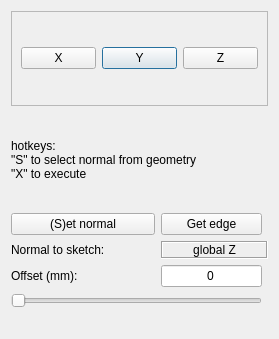
<?xml version="1.0" encoding="UTF-8"?>
<ui version="4.0">
 <class>Dialog</class>
 <widget class="QDialog" name="Dialog">
  <property name="geometry">
   <rect>
    <x>0</x>
    <y>0</y>
    <width>279</width>
    <height>339</height>
   </rect>
  </property>
  <property name="sizePolicy">
   <sizepolicy hsizetype="Minimum" vsizetype="Preferred">
    <horstretch>0</horstretch>
    <verstretch>0</verstretch>
   </sizepolicy>
  </property>
  <property name="minimumSize">
   <size>
    <width>24</width>
    <height>0</height>
   </size>
  </property>
  <property name="windowTitle">
   <string>Create pipe route</string>
  </property>
  <layout class="QGridLayout" name="gridLayout">
   <item row="2" column="3" colspan="3">
    <widget class="QFrame" name="frame">
     <property name="frameShape">
      <enum>QFrame::StyledPanel</enum>
     </property>
     <property name="frameShadow">
      <enum>QFrame::Raised</enum>
     </property>
     <layout class="QGridLayout" name="gridLayout_2">
      <item row="0" column="1">
       <widget class="QPushButton" name="btnY">
        <property name="sizePolicy">
         <sizepolicy hsizetype="Fixed" vsizetype="Fixed">
          <horstretch>0</horstretch>
          <verstretch>0</verstretch>
         </sizepolicy>
        </property>
        <property name="minimumSize">
         <size>
          <width>24</width>
          <height>0</height>
         </size>
        </property>
        <property name="text">
         <string>Y</string>
        </property>
       </widget>
      </item>
      <item row="0" column="0">
       <widget class="QPushButton" name="btnX">
        <property name="sizePolicy">
         <sizepolicy hsizetype="Fixed" vsizetype="Fixed">
          <horstretch>0</horstretch>
          <verstretch>0</verstretch>
         </sizepolicy>
        </property>
        <property name="minimumSize">
         <size>
          <width>24</width>
          <height>0</height>
         </size>
        </property>
        <property name="text">
         <string>X</string>
        </property>
       </widget>
      </item>
      <item row="0" column="2">
       <widget class="QPushButton" name="btnZ">
        <property name="sizePolicy">
         <sizepolicy hsizetype="Fixed" vsizetype="Fixed">
          <horstretch>0</horstretch>
          <verstretch>0</verstretch>
         </sizepolicy>
        </property>
        <property name="minimumSize">
         <size>
          <width>24</width>
          <height>0</height>
         </size>
        </property>
        <property name="text">
         <string>Z</string>
        </property>
       </widget>
      </item>
     </layout>
    </widget>
   </item>
   <item row="7" column="4" colspan="2">
    <widget class="QLabel" name="lab1">
     <property name="sizePolicy">
      <sizepolicy hsizetype="MinimumExpanding" vsizetype="Fixed">
       <horstretch>0</horstretch>
       <verstretch>0</verstretch>
      </sizepolicy>
     </property>
     <property name="minimumSize">
      <size>
       <width>24</width>
       <height>0</height>
      </size>
     </property>
     <property name="frameShape">
      <enum>QFrame::Box</enum>
     </property>
     <property name="frameShadow">
      <enum>QFrame::Sunken</enum>
     </property>
     <property name="text">
      <string>global Z</string>
     </property>
     <property name="alignment">
      <set>Qt::AlignCenter</set>
     </property>
    </widget>
   </item>
   <item row="7" column="3">
    <widget class="QLabel" name="label_3">
     <property name="sizePolicy">
      <sizepolicy hsizetype="MinimumExpanding" vsizetype="Preferred">
       <horstretch>0</horstretch>
       <verstretch>0</verstretch>
      </sizepolicy>
     </property>
     <property name="text">
      <string>Normal to sketch:</string>
     </property>
    </widget>
   </item>
   <item row="8" column="3">
    <widget class="QLabel" name="label_2">
     <property name="sizePolicy">
      <sizepolicy hsizetype="MinimumExpanding" vsizetype="Preferred">
       <horstretch>0</horstretch>
       <verstretch>0</verstretch>
      </sizepolicy>
     </property>
     <property name="text">
      <string>Offset (mm):</string>
     </property>
    </widget>
   </item>
   <item row="8" column="4">
    <widget class="QLineEdit" name="edit1">
     <property name="sizePolicy">
      <sizepolicy hsizetype="Minimum" vsizetype="Fixed">
       <horstretch>0</horstretch>
       <verstretch>0</verstretch>
      </sizepolicy>
     </property>
     <property name="minimumSize">
      <size>
       <width>24</width>
       <height>0</height>
      </size>
     </property>
     <property name="text">
      <string>0</string>
     </property>
     <property name="alignment">
      <set>Qt::AlignCenter</set>
     </property>
    </widget>
   </item>
   <item row="9" column="3" colspan="2">
    <widget class="QSlider" name="slider">
     <property name="maximum">
      <number>100</number>
     </property>
     <property name="orientation">
      <enum>Qt::Horizontal</enum>
     </property>
    </widget>
   </item>
   <item row="10" column="3" colspan="2">
    <widget class="QLabel" name="lab2">
     <property name="sizePolicy">
      <sizepolicy hsizetype="Minimum" vsizetype="Fixed">
       <horstretch>0</horstretch>
       <verstretch>0</verstretch>
      </sizepolicy>
     </property>
     <property name="minimumSize">
      <size>
       <width>24</width>
       <height>0</height>
      </size>
     </property>
     <property name="text">
      <string>&lt;select an edge&gt;</string>
     </property>
     <property name="alignment">
      <set>Qt::AlignCenter</set>
     </property>
    </widget>
   </item>
   <item row="4" column="4">
    <widget class="QPushButton" name="btn2">
     <property name="text">
      <string>Get edge</string>
     </property>
    </widget>
   </item>
   <item row="4" column="3">
    <widget class="QPushButton" name="btn1">
     <property name="sizePolicy">
      <sizepolicy hsizetype="MinimumExpanding" vsizetype="Fixed">
       <horstretch>0</horstretch>
       <verstretch>0</verstretch>
      </sizepolicy>
     </property>
     <property name="minimumSize">
      <size>
       <width>24</width>
       <height>0</height>
      </size>
     </property>
     <property name="text">
      <string>(S)et normal</string>
     </property>
    </widget>
   </item>
   <item row="3" column="3" colspan="2">
    <widget class="QLabel" name="label">
     <property name="text">
      <string>hotkeys:
&quot;S&quot; to select normal from geometry
&quot;X&quot; to execute</string>
     </property>
    </widget>
   </item>
  </layout>
 </widget>
 <resources/>
 <connections/>
</ui>
